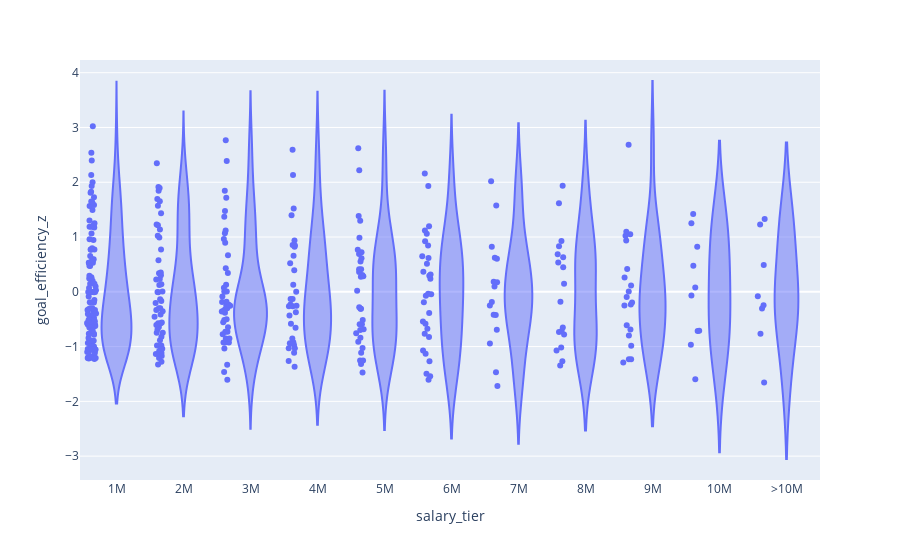

Source (notebook cell):
### Code cell
fig = px.violin(
    df,
    x="salary_tier",
    y="goal_efficiency_z",
    points="all",
    hover_name="playerName"
)
fig.show()

### Figure 1 — Plotly figure (JSON) as saved in the notebook; plotly's stock layout.template omitted (floating-point values rounded to 4 significant figures; data arrays with more than 128 entries replaced by an {"elided": "..."} marker saying what was removed)
{"data": [{"alignmentgroup": "True", "box": {"visible": false}, "hovertemplate": "<b>%{hovertext}</b><br><br>salary_tier=%{x}<br>goal_efficiency_z=%{y}<extra></extra>", "hovertext": {"elided": "389 str values"}, "legendgroup": "", "marker": {"color": "#636efa"}, "name": "", "offsetgroup": "", "orientation": "v", "points": "all", "scalegroup": "True", "showlegend": false, "type": "violin", "x": {"elided": "389 str values"}, "x0": " ", "xaxis": "x", "y": {"elided": "389 float values"}, "y0": " ", "yaxis": "y"}], "layout": {"legend": {"tracegroupgap": 0}, "margin": {"t": 60}, "violinmode": "group", "xaxis": {"anchor": "y", "domain": [0, 1], "title": {"text": "salary_tier"}}, "yaxis": {"anchor": "x", "domain": [0, 1], "title": {"text": "goal_efficiency_z"}}}}
